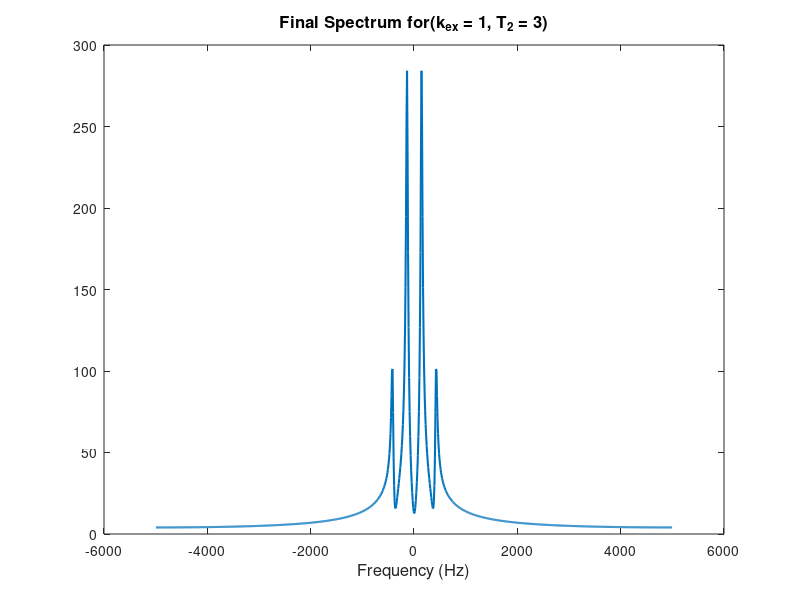
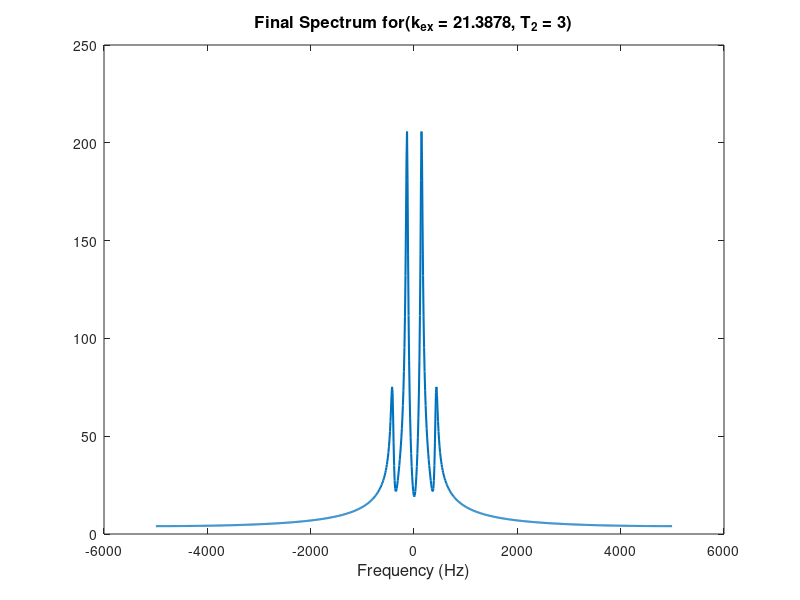
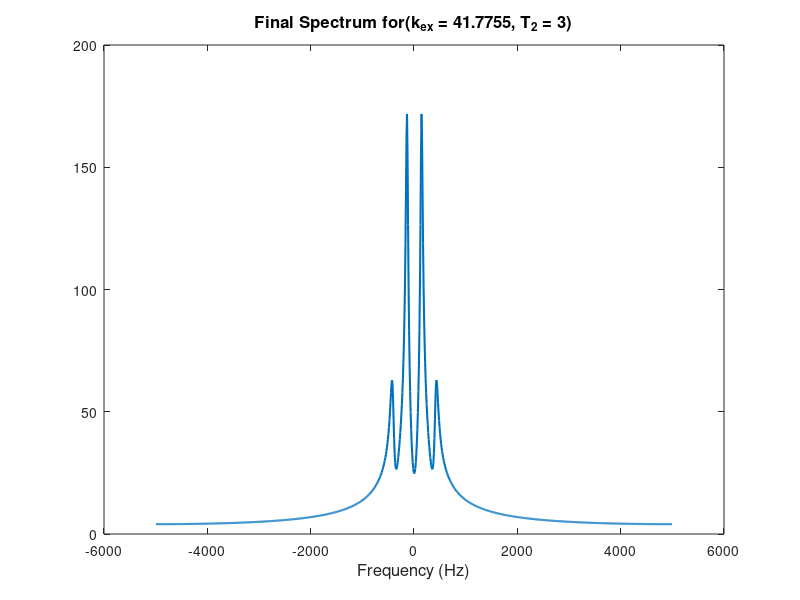
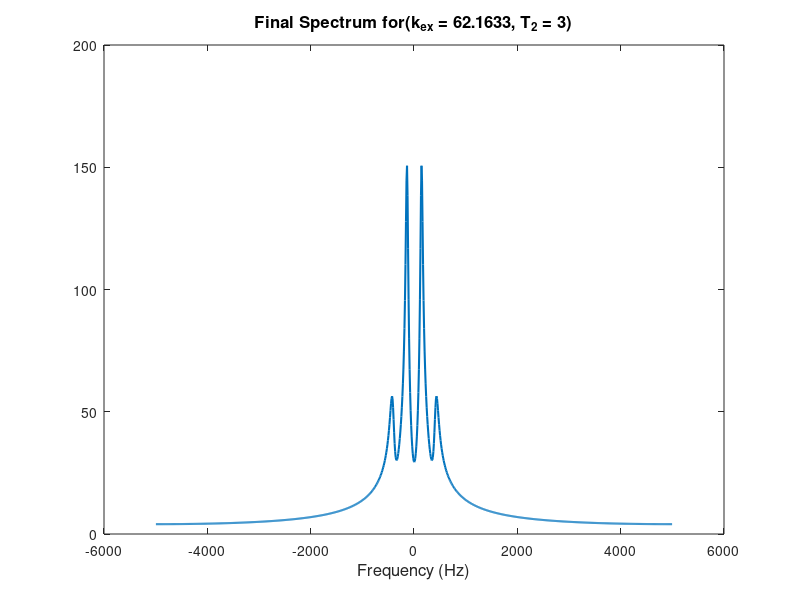

These charts were generated, in order, by the following MATLAB code:
% Simulations of Self-decoupling as exchange process
% Originally written by Matthias Ernst, ETH Zurich
% Matlab adaptation: Ettore Bartalucci, RWTH Aachen
% First draft: Aachen, 07.03.24
% Last update: Aachen, 04.04.24
% Project: CF3 self decoupling

%%%%%%%%%%%%%%%%%%%%%%%%%%%%%%%%%%%%%%%%%%%%%%%%%%%%%%%%%%%%%%%%%%%%%%%%%%%
%%%%%%%%%%%%%% Final simulations: k_ex=(1, 1000), T_2=(1, 5) %%%%%%%%%%%%%%
tic;

% Define range of k_ex and T_2
k_ex_values = linspace(1, 1000, 50); 
%T_2_values = linspace(1/100, 5/100, 5); % 5 values from 1/100 to 5/100

% Plotting for fixed T_2 = 3
for k = 1:length(k_ex_values)
    % variables
    k_ex = k_ex_values(k);
    T_2 = 3/100;
    J_cf = 280; 
    t = linspace(0, 0.1, 1000);
    Fs = 1/(t(2) - t(1)); % Sampling frequency (Hz)

    % Modified Bloch equtions
    L1 = [(-k_ex - pi/T_2 - 1i*pi*J_cf), k_ex;
         k_ex, (-k_ex - pi/T_2 + 1i*pi*J_cf)]; %1i is the imaginary unit
    
    L2 = [(-3*k_ex - pi/T_2 - 3*1i*pi*J_cf), 3*k_ex, 0, 0;
          3*k_ex, (-7*k_ex -pi/T_2 -1i*pi*J_cf), 4*k_ex, 0;
          0, 4*k_ex, (-7*k_ex - pi/T_2 + 1i*pi*J_cf), 3*k_ex;
          0, 0, 3*k_ex, (-3*k_ex - pi/T_2 +3*1i*pi*J_cf)];

    % Compute the matrix exponentials to get the time evolutions
    U1 = zeros(2, 2, length(t)); % Preallocate U1 matrix
    for i = 1:length(t)
        U1(:,:,i) = expm(L1 * abs(t(i)));
    end

        U2 = zeros(4, 4, length(t)); % Preallocate U2 matrix
    for i = 1:length(t)
        U2(:,:,i) = expm(L2 * abs(t(i)));
    end

    % Get the signals
    vec_u1 = [2; 2];
    vec_u2 = ones(4, 1);

    % Compute signal 1
    signal1 = zeros(size(t));
    for i = 1:length(t)
        signal1(i) = sum(sum(U1(:,:,i) .* vec_u1));
    end
    
    % Compute signal2
    signal2 = zeros(size(t));
    for i = 1:length(t)
        signal2(i) = sum(sum(U2(:,:,i) .* vec_u2));
    end

    % Fourier transform and shift 
    spectrum1 = fft(signal1);
    spectrum1 = fftshift(spectrum1);
    
    spectrum2 = fft(signal2);
    spectrum2 = fftshift(spectrum2);
    
    % Compute the  frequency axis
    N = length(signal1); % Length of the signal
    f = linspace(-Fs/2, Fs/2, N); % Frequency axis
   
    figure;
    plot(f, abs(spectrum1 + spectrum2), 'LineWidth', 1.5);
    xlabel('Frequency (Hz)', 'FontSize', 12);
    title(['Final Spectrum for(k_{ex} = ', num2str(k_ex), ', T_2 = 3)'], 'FontSize', 12);
end

% % Plotting for fixed k_ex = 100
% for t = 1:length(T_2_values)
%     T_2 = T_2_values(t);
%     k_ex = 100;
%     J_cf = 280; 
%     t_vals = linspace(0, 0.1, 1000);
% 
%     % Modified Bloch equations
%     L1 = [(-k_ex - pi/T_2 - 1i*pi*J_cf), k_ex;
%          k_ex, (-k_ex - pi/T_2 + 1i*pi*J_cf)]; %1i is the imaginary unit
% 
%     % Compute the matrix exponentials to get the time evolutions
%     U1 = zeros(2, 2, length(t_vals)); % Preallocate U1 matrix
%     for i = 1:length(t_vals)
%         U1(:,:,i) = expm(L1 * abs(t_vals(i)));
%     end
% 
%     % Get the signals
%     vec_u1 = [2; 2];
% 
%     % Compute signal 1
%     signal1 = zeros(size(t_vals));
%     for i = 1:length(t_vals)
%         signal1(i) = sum(sum(U1(:,:,i) .* vec_u1));
%     end
% 
%     % Plotting
%     figure;
%     plot(t_vals, signal1, 'LineWidth', 1.5);
%     xlabel('t', 'FontSize', 12);
%     ylabel('Signal1', 'FontSize', 12);
%     title(['Plot of Signal1 (k_{ex} = 100, T_2 = ', num2str(T_2), ')'], 'FontSize', 12);
%     grid on;
% end

runtime = toc;
disp(['Elapsed time: ', num2str(runtime), ' seconds']);
%%%%%%%%%%%%%%%%%%%%%%%%%%%%%%%%%%%%%%%%%%%%%%%%%%%%%%%%%%%%%%%%%%%%%%%%%%%








